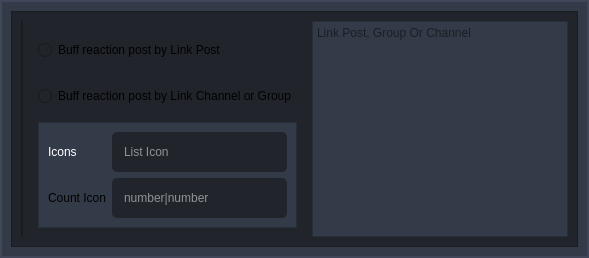
                          <widget class="QWidget" name="page_5">
                           <property name="styleSheet">
                            <string notr="true">#frame_42{
background-color: rgb(52, 59, 72);
border: 2px solid rgb(64, 71, 88);
}</string>
                           </property>
                           <layout class="QVBoxLayout" name="verticalLayout_58">
                            <property name="leftMargin">
                             <number>0</number>
                            </property>
                            <property name="topMargin">
                             <number>0</number>
                            </property>
                            <property name="rightMargin">
                             <number>0</number>
                            </property>
                            <property name="bottomMargin">
                             <number>0</number>
                            </property>
                            <item>
                             <widget class="QFrame" name="frame_42">
                              <property name="styleSheet">
                               <string notr="true">#frame_33{
background-color: rgb(52, 59, 72);
border: 2px solid rgb(64, 71, 88);
}</string>
                              </property>
                              <property name="frameShape">
                               <enum>QFrame::StyledPanel</enum>
                              </property>
                              <property name="frameShadow">
                               <enum>QFrame::Raised</enum>
                              </property>
                              <layout class="QVBoxLayout" name="verticalLayout_50">
                               <item>
                                <widget class="QFrame" name="frame_43">
                                 <property name="minimumSize">
                                  <size>
                                   <width>0</width>
                                   <height>50</height>
                                  </size>
                                 </property>
                                 <property name="maximumSize">
                                  <size>
                                   <width>16777215</width>
                                   <height>16777215</height>
                                  </size>
                                 </property>
                                 <property name="styleSheet">
                                  <string notr="true">background-color: rgb(33, 37, 43)</string>
                                 </property>
                                 <property name="frameShape">
                                  <enum>QFrame::StyledPanel</enum>
                                 </property>
                                 <property name="frameShadow">
                                  <enum>QFrame::Raised</enum>
                                 </property>
                                 <layout class="QHBoxLayout" name="horizontalLayout_13">
                                  <item>
                                   <widget class="QFrame" name="frame_52">
                                    <property name="frameShape">
                                     <enum>QFrame::StyledPanel</enum>
                                    </property>
                                    <property name="frameShadow">
                                     <enum>QFrame::Raised</enum>
                                    </property>
                                    <layout class="QVBoxLayout" name="verticalLayout_57">
                                     <property name="leftMargin">
                                      <number>0</number>
                                     </property>
                                     <property name="topMargin">
                                      <number>0</number>
                                     </property>
                                     <property name="rightMargin">
                                      <number>0</number>
                                     </property>
                                     <property name="bottomMargin">
                                      <number>0</number>
                                     </property>
                                    </layout>
                                   </widget>
                                  </item>
                                  <item>
                                   <widget class="QWidget" name="widget_12" native="true">
                                    <property name="minimumSize">
                                     <size>
                                      <width>0</width>
                                      <height>100</height>
                                     </size>
                                    </property>
                                    <layout class="QVBoxLayout" name="verticalLayout_15">
                                     <item>
                                      <widget class="QRadioButton" name="radioButton_16">
                                       <property name="minimumSize">
                                        <size>
                                         <width>0</width>
                                         <height>40</height>
                                        </size>
                                       </property>
                                       <property name="text">
                                        <string>Buff reaction post by Link Post</string>
                                       </property>
                                      </widget>
                                     </item>
                                     <item>
                                      <widget class="QRadioButton" name="radioButton_21">
                                       <property name="minimumSize">
                                        <size>
                                         <width>0</width>
                                         <height>40</height>
                                        </size>
                                       </property>
                                       <property name="text">
                                        <string>Buff reaction post by Link Channel or Group</string>
                                       </property>
                                      </widget>
                                     </item>
                                     <item alignment="Qt::AlignTop">
                                      <widget class="QFrame" name="frame_51">
                                       <property name="styleSheet">
                                        <string notr="true">background-color: rgb(52, 59, 72);</string>
                                       </property>
                                       <property name="frameShape">
                                        <enum>QFrame::StyledPanel</enum>
                                       </property>
                                       <property name="frameShadow">
                                        <enum>QFrame::Raised</enum>
                                       </property>
                                       <layout class="QGridLayout" name="gridLayout_4">
                                        <item row="0" column="0">
                                         <widget class="QLabel" name="label_12">
                                          <property name="styleSheet">
                                           <string notr="true">color: rgb(255, 255, 255);</string>
                                          </property>
                                          <property name="text">
                                           <string>Icons</string>
                                          </property>
                                         </widget>
                                        </item>
                                        <item row="0" column="1">
                                         <widget class="QLineEdit" name="lineEdit_16">
                                          <property name="minimumSize">
                                           <size>
                                            <width>0</width>
                                            <height>40</height>
                                           </size>
                                          </property>
                                          <property name="styleSheet">
                                           <string notr="true">
QLineEdit {
background-color: rgb(33, 37, 43);
color: rgb(255, 255, 255);
	border-radius: 5px;

	padding-left: 10px;
}
QLineEdit:hover {
	border: 2px solid rgb(64, 71, 88);
}
QLineEdit:focus {
	border: 2px solid rgb(91, 101, 124);
}</string>
                                          </property>
                                          <property name="text">
                                           <string/>
                                          </property>
                                          <property name="placeholderText">
                                           <string>List Icon</string>
                                          </property>
                                         </widget>
                                        </item>
                                        <item row="1" column="0">
                                         <widget class="QLabel" name="label_13">
                                          <property name="text">
                                           <string>Count Icon</string>
                                          </property>
                                         </widget>
                                        </item>
                                        <item row="1" column="1">
                                         <widget class="QLineEdit" name="lineEdit_21">
                                          <property name="minimumSize">
                                           <size>
                                            <width>0</width>
                                            <height>40</height>
                                           </size>
                                          </property>
                                          <property name="styleSheet">
                                           <string notr="true">
QLineEdit {
background-color: rgb(33, 37, 43);
color: rgb(255, 255, 255);
	border-radius: 5px;

	padding-left: 10px;
}
QLineEdit:hover {
	border: 2px solid rgb(64, 71, 88);
}
QLineEdit:focus {
	border: 2px solid rgb(91, 101, 124);
}</string>
                                          </property>
                                          <property name="placeholderText">
                                           <string>number|number</string>
                                          </property>
                                         </widget>
                                        </item>
                                       </layout>
                                      </widget>
                                     </item>
                                    </layout>
                                   </widget>
                                  </item>
                                  <item>
                                   <widget class="QPlainTextEdit" name="plainTextEdit_12">
                                    <property name="styleSheet">
                                     <string notr="true">background-color: rgb(52, 59, 72)</string>
                                    </property>
                                    <property name="placeholderText">
                                     <string>Link Post, Group Or Channel</string>
                                    </property>
                                   </widget>
                                  </item>
                                 </layout>
                                </widget>
                               </item>
                              </layout>
                             </widget>
                            </item>
                           </layout>
                          </widget>
